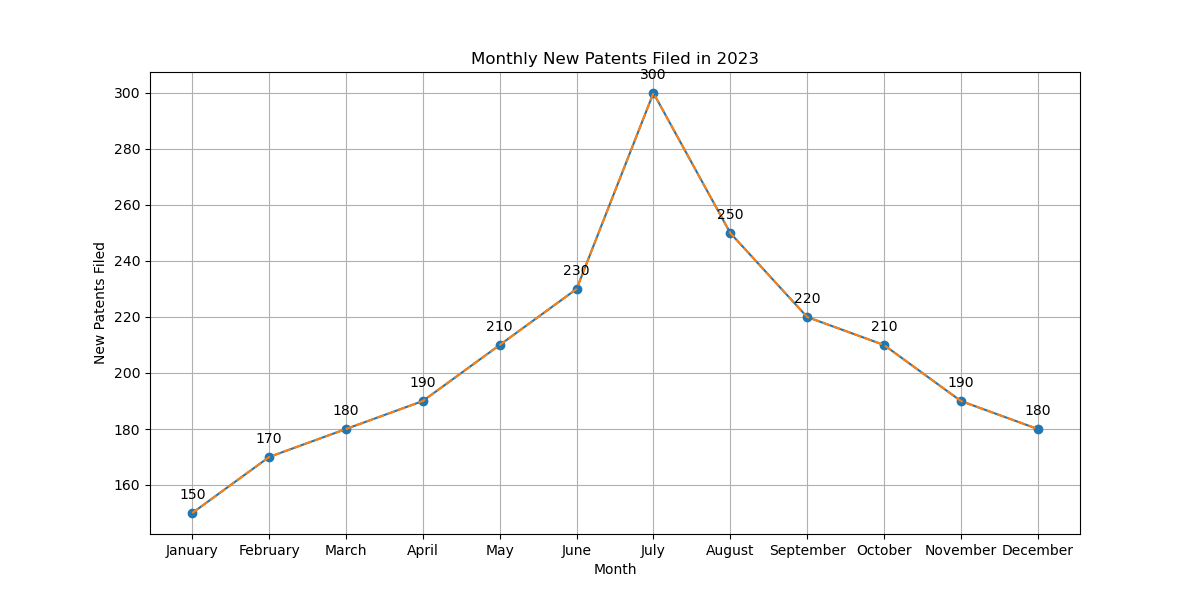

This figure's Python source:

import matplotlib.pyplot as plt

# Define the data points
months = ['January', 'February', 'March', 'April', 'May', 'June', 'July',
          'August', 'September', 'October', 'November', 'December']
new_patents_filed = [150, 170, 180, 190, 210, 230, 300, 250, 220, 210, 190, 180]

# Create the line chart
plt.figure(figsize=(12, 6))  # Changed width and height of the chart
plt.plot(months, new_patents_filed, color='#1f77b4', marker='o')  # Changed color scheme and added markers

# Customize the trend of the data by simulating a spike in July
new_patents_filed[6] = 300
plt.plot(months, new_patents_filed, linestyle='--', color='#ff7f0e')  # Overlaying the modified trend line

# Assign annotation to the chart
for i, patents in enumerate(new_patents_filed):
    plt.annotate(f"{patents}", (months[i], new_patents_filed[i]), textcoords="offset points", xytext=(0,10), ha='center')

# Axes and title
plt.title('Monthly New Patents Filed in 2023')
plt.xlabel('Month')
plt.ylabel('New Patents Filed')
plt.grid(True)

# Display the plot
plt.show()
